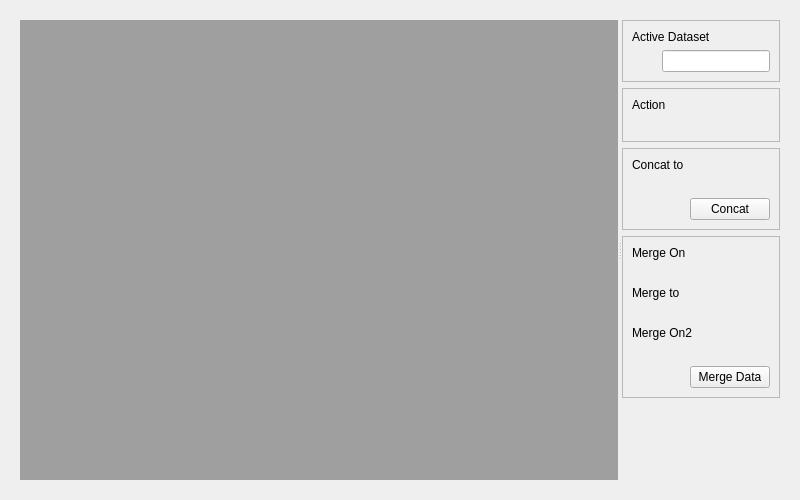
<?xml  version="1.0"  encoding="UTF-8"?>
<ui  version="4.0">
  <class>Form</class>
  <widget  class="QWidget"  name="Form">
    <property  name="geometry">
      <rect>
        <x>0</x>
        <y>0</y>
        <width>800</width>
        <height>500</height>
      </rect>
    </property>
    <property  name="windowTitle">
      <string>Form</string>
    </property>
    
    <layout  class="QVBoxLayout"  name="vlMain">
    <item>
        <widget class="QWidget" name="verticalLayoutWidget">
            <layout  class="QHBoxLayout"  name="horizontalLayout">
            <item>
                <widget  class="QSplitter"  name="splitter">
                    <property  name="orientation">
                        <enum>Qt::Horizontal</enum>
                    </property>
                
                    <widget  class="QWidget"  name="wViewer">
                        <property  name="sizePolicy">
                        <sizepolicy  hsizetype="Preferred"  vsizetype="Preferred">
                            <horstretch>8</horstretch>
                            <verstretch>0</verstretch>
                        </sizepolicy>
                        </property>
                        <layout  class="QVBoxLayout"  name="vlViewer">
                        <item>
                            <widget  class="QMdiArea"  name="mdiArea"/>
                        </item>
                        </layout>
                    </widget>
                
                    <widget  class="QWidget"  name="wOptions">
                        <property  name="sizePolicy">
                            <sizepolicy  hsizetype="Minimum"  vsizetype="Minimum">
                                <horstretch>1</horstretch>
                                <verstretch>0</verstretch>
                            </sizepolicy>
                        </property>
                        <layout  class="QVBoxLayout"  name="vlOptions">
                        <item>
                            <widget  class="QFrame"  name="wActiveDset">
                                <property  name="frameShape">
                                    <enum>QFrame::StyledPanel</enum>
                                </property>
                                <property  name="frameShadow">
                                    <enum>QFrame::Raised</enum>
                                </property>
                                <property  name="lineWidth">
                                    <number>8</number>
                                </property>

                                <layout  class="QVBoxLayout"  name="vlActiveDset">
                                <item>
                                    <widget  class="QLabel"  name="label_activeDset">
                                        <property  name="text">
                                        <string>Active Dataset</string>
                                        </property>
                                    </widget>
                                </item>

                                <item>
                                    <layout  class="QHBoxLayout"  name="horizontalLayout_5">
                                    <item>
                                    <spacer  name="horizontalSpacer_5">
                                        <property  name="orientation">
                                        <enum>Qt::Horizontal</enum>
                                        </property>
                                        
                                        <property name="sizeType">
                                            <enum>QSizePolicy::Fixed</enum>
                                        </property>
                                        
                                        <property  name="sizeHint"  stdset="0">
                                        <size>
                                            <width>30</width>
                                            <height>20</height>
                                        </size>
                                        </property>
                                    </spacer>
                                    </item>
                                    <item>
                                        <widget  class="QLineEdit"  name="edit_activeDset">
                                            <property  name="text">
                                            <string> </string>
                                            </property>
                                        </widget>
                                    </item>
                                    </layout>
                                </item>
                                </layout>
                            </widget>
                        </item>
                            
                        <item>
                            <widget  class="QFrame"  name="wAction">
                                <property  name="frameShape">
                                    <enum>QFrame::StyledPanel</enum>
                                </property>
                                <property  name="frameShadow">
                                    <enum>QFrame::Raised</enum>
                                </property>
                                <property  name="lineWidth">
                                    <number>8</number>
                                </property>
                            
                                <layout  class="QVBoxLayout"  name="vlTmp">
                                    <item>
                                    <widget  class="QLabel"  name="label_select">
                                        <property  name="text">
                                        <string>Action</string>
                                        </property>
                                    </widget>
                                    </item>
                                    
                                    <item>
                                    <layout  class="QHBoxLayout"  name="horizontalLayout_5">
                                        <item>
                                        <spacer  name="horizontalSpacer_5">
                                            <property  name="orientation">
                                            <enum>Qt::Horizontal</enum>
                                            </property>
                                            
                                            <property name="sizeType">
                                                <enum>QSizePolicy::Fixed</enum>
                                            </property>
                                            
                                            <property  name="sizeHint"  stdset="0">
                                            <size>
                                                <width>30</width>
                                                <height>20</height>
                                            </size>
                                            </property>
                                        </spacer>
                                        </item>
                                        <item>
                                            <layout  class="QHBoxLayout"  name="vlAction"/>
                                        </item>
                                        
                                    </layout>
                                    </item>
                                </layout>
                            
                            </widget>
                        </item>                    
                        
                        <item>
                            <widget  class="QFrame"  name="wConcat">
                                <property  name="frameShape">
                                    <enum>QFrame::StyledPanel</enum>
                                </property>
                                <property  name="frameShadow">
                                    <enum>QFrame::Raised</enum>
                                </property>
                                <property  name="lineWidth">
                                    <number>8</number>
                                </property>

                                <layout  class="QVBoxLayout"  name="vlBB">
                                
                                <item>
                                    <widget  class="QLabel"  name="label_select">
                                        <property  name="text">
                                        <string>Concat to</string>
                                        </property>
                                    </widget>
                                </item>

                                <item>
                                    <layout  class="QHBoxLayout"  name="hlConcatDset2">
                                        <item>
                                        <spacer  name="horizontalSpacer_6">
                                            <property  name="orientation">
                                            <enum>Qt::Horizontal</enum>
                                            </property>
                                            
                                            <property name="sizeType">
                                                <enum>QSizePolicy::Fixed</enum>
                                            </property>
                                            
                                            <property  name="sizeHint"  stdset="0">
                                            <size>
                                                <width>30</width>
                                                <height>20</height>
                                            </size>
                                            </property>
                                        </spacer>
                                        </item>
                                        <item>
                                            <layout  class="QVBoxLayout"  name="vlConcatDset2"/>
                                        </item>
                                    </layout>
                                </item>

                                <item>
                                    <layout  class="QHBoxLayout"  name="hlSortBtn">
                                    <item>
                                        <spacer  name="horizontalSpacer_8">
                                        <property  name="orientation">
                                            <enum>Qt::Horizontal</enum>
                                        </property>
                                        
                                        <property  name="sizeHint"  stdset="0">
                                            <size>
                                            <width>40</width>
                                            <height>20</height>
                                            </size>
                                        </property>
                                        </spacer>
                                    </item>
                                    <item>
                                        <widget  class="QPushButton"  name="concatBtn">
                                        <property  name="text">
                                            <string>Concat</string>
                                        </property>
                                        </widget>
                                    </item>
                                    </layout>
                                </item>                                
                                
                                </layout>
                            </widget>
                        </item>
                        
                        <item>
                            <widget  class="QFrame"  name="wMerge">
                                <property  name="frameShape">
                                    <enum>QFrame::StyledPanel</enum>
                                </property>
                                <property  name="frameShadow">
                                    <enum>QFrame::Raised</enum>
                                </property>
                                <property  name="lineWidth">
                                    <number>8</number>
                                </property>

                                <layout  class="QVBoxLayout"  name="vlBB">
                                
                                <item>
                                    <widget  class="QLabel"  name="label_select">
                                        <property  name="text">
                                        <string>Merge On</string>
                                        </property>
                                    </widget>
                                </item>

                                <item>
                                    <layout  class="QHBoxLayout"  name="horizontalLayout_5">
                                        <item>
                                        <spacer  name="horizontalSpacer_5">
                                            <property  name="orientation">
                                            <enum>Qt::Horizontal</enum>
                                            </property>
                                            
                                            <property name="sizeType">
                                                <enum>QSizePolicy::Fixed</enum>
                                            </property>
                                            
                                            <property  name="sizeHint"  stdset="0">
                                            <size>
                                                <width>30</width>
                                                <height>20</height>
                                            </size>
                                            </property>
                                        </spacer>
                                        </item>
                                        <item>
                                            <layout  class="QVBoxLayout"  name="vlComboMerge1"/>
                                        </item>

                                    </layout>
                                </item>

                                <item>
                                    <widget  class="QLabel"  name="label_select">
                                        <property  name="text">
                                        <string>Merge to</string>
                                        </property>
                                    </widget>
                                </item>

                                <item>
                                    <layout  class="QHBoxLayout"  name="hlMergeDset2">
                                        <item>
                                        <spacer  name="horizontalSpacer_6">
                                            <property  name="orientation">
                                            <enum>Qt::Horizontal</enum>
                                            </property>
                                            
                                            <property name="sizeType">
                                                <enum>QSizePolicy::Fixed</enum>
                                            </property>
                                            
                                            <property  name="sizeHint"  stdset="0">
                                            <size>
                                                <width>30</width>
                                                <height>20</height>
                                            </size>
                                            </property>
                                        </spacer>
                                        </item>
                                        <item>
                                            <layout  class="QVBoxLayout"  name="vlMergeDset2"/>
                                        </item>
                                    </layout>
                                </item>

                                <item>
                                    <widget  class="QLabel"  name="label_mergeon2">
                                        <property  name="text">
                                        <string>Merge On2</string>
                                        </property>
                                    </widget>
                                </item>
                                
                                <item>
                                    <layout  class="QHBoxLayout"  name="hlMergeVar2">
                                        <item>
                                        <spacer  name="horizontalSpacer_7">
                                            <property  name="orientation">
                                            <enum>Qt::Horizontal</enum>
                                            </property>
                                            <property  name="sizeHint"  stdset="0">
                                            <size>
                                                <width>40</width>
                                                <height>20</height>
                                            </size>
                                            </property>
                                        </spacer>
                                        </item>
                                        <item>
                                            <layout  class="QVBoxLayout"  name="vlComboMerge2"/>
                                        </item>
                                    </layout>
                                </item>

                                <item>
                                    <layout  class="QHBoxLayout"  name="hlSortBtn">
                                    <item>
                                        <spacer  name="horizontalSpacer_8">
                                        <property  name="orientation">
                                            <enum>Qt::Horizontal</enum>
                                        </property>
                                        
                                        <property  name="sizeHint"  stdset="0">
                                            <size>
                                            <width>40</width>
                                            <height>20</height>
                                            </size>
                                        </property>
                                        </spacer>
                                    </item>
                                    <item>
                                        <widget  class="QPushButton"  name="mergeBtn">
                                        <property  name="text">
                                            <string>Merge Data</string>
                                        </property>
                                        </widget>
                                    </item>
                                    </layout>
                                </item>                                
                                
                                </layout>
                            </widget>
                        </item>
                                
                        <item>
                            <spacer  name="verticalSpacer">
                            <property  name="orientation">
                                <enum>Qt::Vertical</enum>
                            </property>
                            <property  name="sizeHint"  stdset="0">
                                <size>
                                <width>20</width>
                                <height>40</height>
                                </size>
                            </property>
                            </spacer>
                        </item>                                        
                        </layout>
                    </widget>
                </widget>
            </item>
            </layout>
        </widget>
    </item>
    </layout>
            
            
  </widget>
  <resources/>
  <connections/>
</ui>
